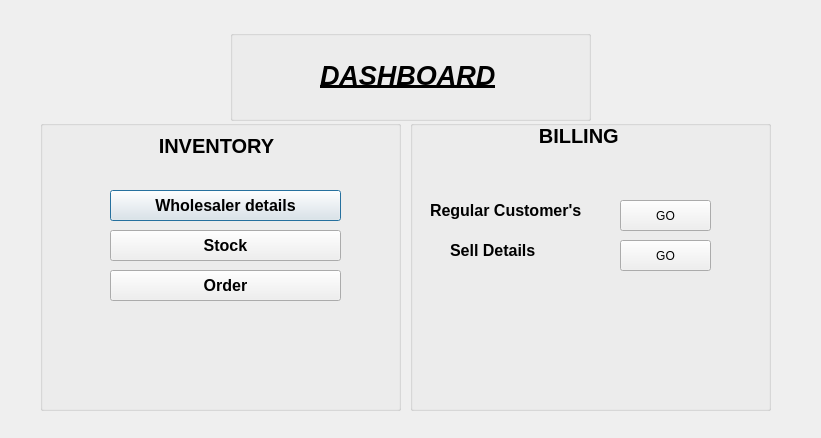
<?xml version="1.0" encoding="UTF-8"?>
<ui version="4.0">
 <class>Dashboard</class>
 <widget class="QDialog" name="Dashboard">
  <property name="geometry">
   <rect>
    <x>0</x>
    <y>0</y>
    <width>821</width>
    <height>438</height>
   </rect>
  </property>
  <property name="windowTitle">
   <string/>
  </property>
  <widget class="QGroupBox" name="groupBox">
   <property name="geometry">
    <rect>
     <x>40</x>
     <y>120</y>
     <width>361</width>
     <height>291</height>
    </rect>
   </property>
   <property name="title">
    <string/>
   </property>
   <widget class="QPushButton" name="pushButton_wholesale">
    <property name="geometry">
     <rect>
      <x>70</x>
      <y>70</y>
      <width>231</width>
      <height>31</height>
     </rect>
    </property>
    <property name="font">
     <font>
      <pointsize>12</pointsize>
      <weight>75</weight>
      <italic>false</italic>
      <bold>true</bold>
     </font>
    </property>
    <property name="text">
     <string>Wholesaler details</string>
    </property>
   </widget>
   <widget class="QPushButton" name="pushButton_stock">
    <property name="geometry">
     <rect>
      <x>70</x>
      <y>110</y>
      <width>231</width>
      <height>31</height>
     </rect>
    </property>
    <property name="font">
     <font>
      <pointsize>12</pointsize>
      <weight>75</weight>
      <italic>false</italic>
      <bold>true</bold>
     </font>
    </property>
    <property name="text">
     <string>Stock</string>
    </property>
   </widget>
   <widget class="QPushButton" name="pushButton_order">
    <property name="geometry">
     <rect>
      <x>70</x>
      <y>150</y>
      <width>231</width>
      <height>31</height>
     </rect>
    </property>
    <property name="font">
     <font>
      <pointsize>12</pointsize>
      <weight>75</weight>
      <italic>false</italic>
      <bold>true</bold>
     </font>
    </property>
    <property name="text">
     <string>Order</string>
    </property>
   </widget>
   <widget class="QLabel" name="label_2">
    <property name="geometry">
     <rect>
      <x>30</x>
      <y>-10</y>
      <width>311</width>
      <height>71</height>
     </rect>
    </property>
    <property name="font">
     <font>
      <pointsize>15</pointsize>
      <weight>75</weight>
      <italic>false</italic>
      <bold>true</bold>
      <strikeout>false</strikeout>
     </font>
    </property>
    <property name="text">
     <string>                INVENTORY</string>
    </property>
   </widget>
  </widget>
  <widget class="QGroupBox" name="groupBox_2">
   <property name="geometry">
    <rect>
     <x>410</x>
     <y>120</y>
     <width>361</width>
     <height>291</height>
    </rect>
   </property>
   <property name="title">
    <string/>
   </property>
   <widget class="QPushButton" name="pushButton_regular">
    <property name="geometry">
     <rect>
      <x>210</x>
      <y>80</y>
      <width>91</width>
      <height>31</height>
     </rect>
    </property>
    <property name="text">
     <string>GO</string>
    </property>
   </widget>
   <widget class="QPushButton" name="pushButton_selldetails">
    <property name="geometry">
     <rect>
      <x>210</x>
      <y>120</y>
      <width>91</width>
      <height>31</height>
     </rect>
    </property>
    <property name="text">
     <string>GO</string>
    </property>
   </widget>
   <widget class="QLabel" name="label_5">
    <property name="geometry">
     <rect>
      <x>40</x>
      <y>120</y>
      <width>141</width>
      <height>21</height>
     </rect>
    </property>
    <property name="font">
     <font>
      <pointsize>12</pointsize>
      <weight>75</weight>
      <bold>true</bold>
     </font>
    </property>
    <property name="text">
     <string>Sell Details</string>
    </property>
   </widget>
   <widget class="QLabel" name="label_3">
    <property name="geometry">
     <rect>
      <x>90</x>
      <y>-20</y>
      <width>161</width>
      <height>71</height>
     </rect>
    </property>
    <property name="font">
     <font>
      <pointsize>15</pointsize>
      <weight>75</weight>
      <bold>true</bold>
     </font>
    </property>
    <property name="text">
     <string>       BILLING</string>
    </property>
   </widget>
   <widget class="QLabel" name="label_4">
    <property name="geometry">
     <rect>
      <x>20</x>
      <y>80</y>
      <width>251</width>
      <height>21</height>
     </rect>
    </property>
    <property name="font">
     <font>
      <pointsize>12</pointsize>
      <weight>75</weight>
      <bold>true</bold>
     </font>
    </property>
    <property name="text">
     <string>Regular Customer's</string>
    </property>
   </widget>
  </widget>
  <widget class="QGroupBox" name="groupBox_4">
   <property name="geometry">
    <rect>
     <x>230</x>
     <y>30</y>
     <width>361</width>
     <height>91</height>
    </rect>
   </property>
   <property name="title">
    <string/>
   </property>
   <widget class="QLabel" name="label">
    <property name="geometry">
     <rect>
      <x>90</x>
      <y>20</y>
      <width>341</width>
      <height>51</height>
     </rect>
    </property>
    <property name="font">
     <font>
      <pointsize>20</pointsize>
      <weight>75</weight>
      <italic>true</italic>
      <bold>true</bold>
      <underline>true</underline>
     </font>
    </property>
    <property name="text">
     <string>DASHBOARD</string>
    </property>
   </widget>
  </widget>
 </widget>
 <resources/>
 <connections/>
</ui>
